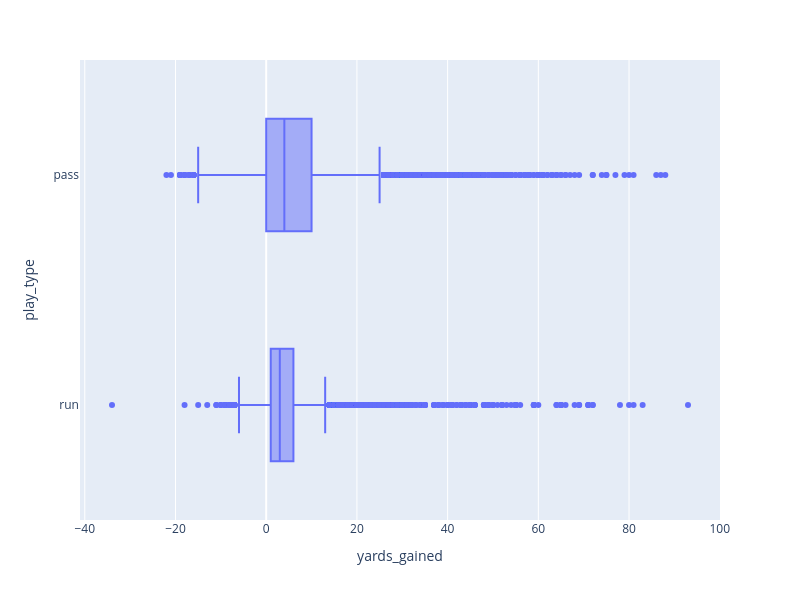

The notebook cell this image was saved under:
### Code cell
# distribution of run and pass plays by yards gained, the simplest metric
fig = px.box(snsq1, x = "yards_gained", y = "play_type")
fig.update_layout(width = 800, height = 600)
fig

### Figure 1 — Plotly figure (JSON) as saved in the notebook; plotly's stock layout.template omitted (floating-point values rounded to 4 significant figures; data arrays with more than 128 entries replaced by an {"elided": "..."} marker saying what was removed)
{"data": [{"alignmentgroup": "True", "hovertemplate": "yards_gained=%{x}<br>play_type=%{y}<extra></extra>", "legendgroup": "", "marker": {"color": "#636efa"}, "name": "", "notched": false, "offsetgroup": "", "orientation": "h", "showlegend": false, "type": "box", "x": {"elided": "34632 float values"}, "x0": " ", "xaxis": "x", "y": {"elided": "34632 str values"}, "y0": " ", "yaxis": "y"}], "layout": {"boxmode": "group", "height": 600, "legend": {"tracegroupgap": 0}, "margin": {"t": 60}, "width": 800, "xaxis": {"anchor": "y", "domain": [0, 1], "title": {"text": "yards_gained"}}, "yaxis": {"anchor": "x", "domain": [0, 1], "title": {"text": "play_type"}}}}
